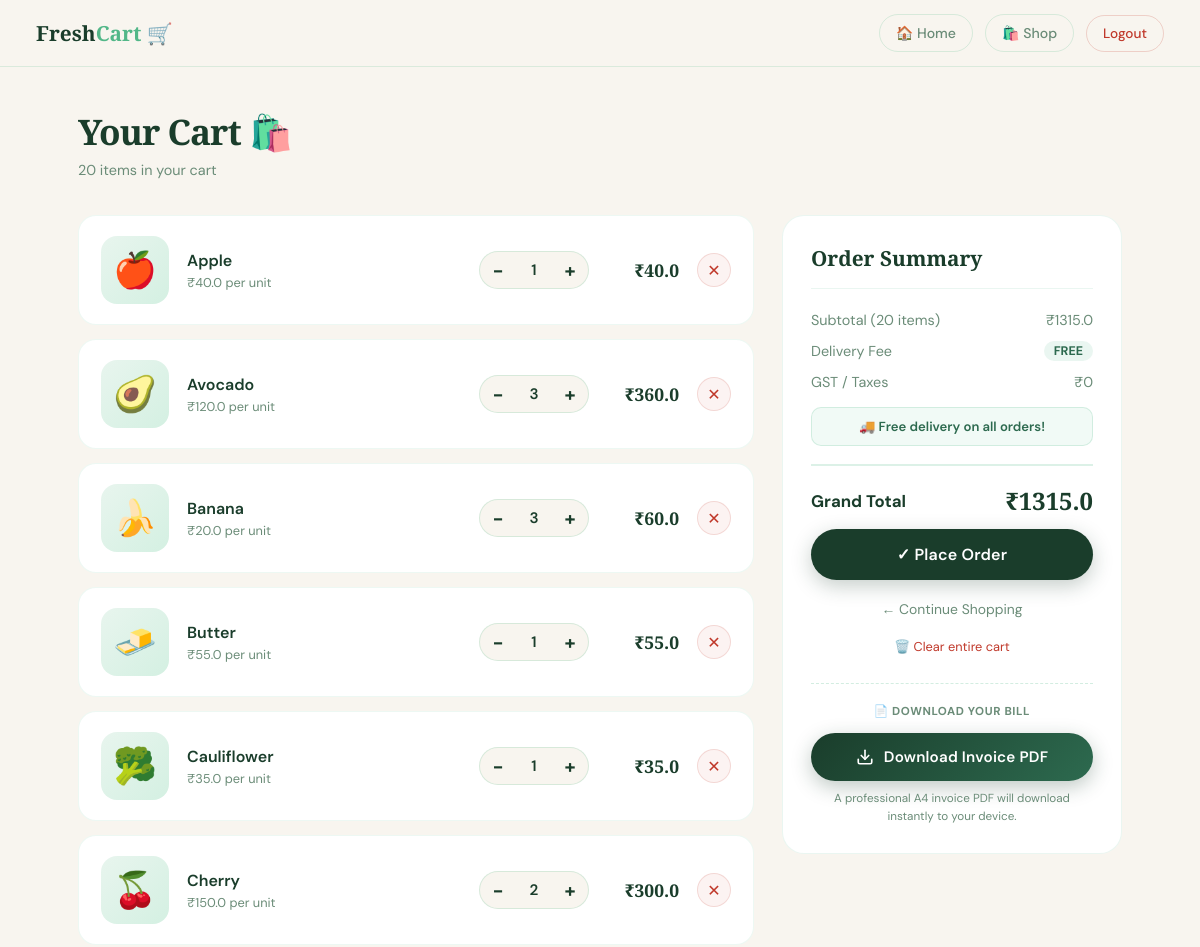
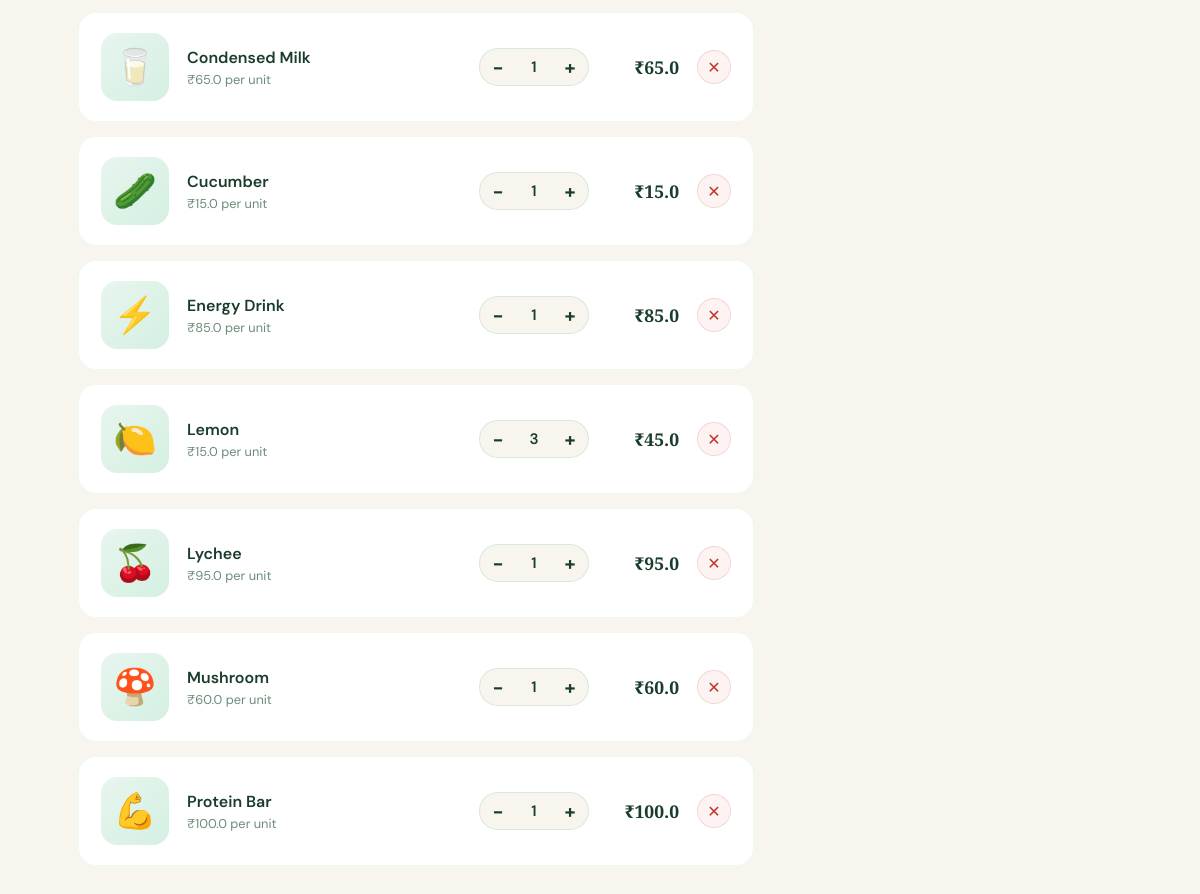
Page /cart (signed in) on the committed database (2 pictures, top to bottom).
### tables this page shows
CREATE TABLE cart (
            id         INTEGER PRIMARY KEY AUTOINCREMENT,
            username   TEXT NOT NULL,
            product_id INTEGER NOT NULL REFERENCES products(id),
            qty        INTEGER NOT NULL DEFAULT 1,
            UNIQUE(username, product_id)
        );

CREATE TABLE products (
            id       INTEGER PRIMARY KEY AUTOINCREMENT,
            name     TEXT    UNIQUE NOT NULL,
            category TEXT    NOT NULL,
            price    REAL    NOT NULL,
            emoji    TEXT    NOT NULL DEFAULT '📦',
            desc     TEXT    NOT NULL DEFAULT ''
        );

### app.py (the view)
@app.route("/cart")
def view_cart():
    if "user" not in session:
        return redirect(url_for("login"))
    username   = session["user"]
    cart       = db_get_cart(username)
    total      = sum(i["price"] * i["qty"] for i in cart)
    cart_count = sum(i["qty"]              for i in cart)
    return render_template("cart.html", cart=cart, total=total, cart_count=cart_count)

### app.py (called while the page is built)
def get_db():
    if "db" not in g:
        g.db = sqlite3.connect(DATABASE)
        g.db.row_factory = sqlite3.Row
        g.db.execute("PRAGMA foreign_keys = ON")
    return g.db

def db_get_cart(username):
    db = get_db()
    rows = db.execute("""
        SELECT p.id AS product_id, p.name, p.price, p.emoji, p.category, c.qty
        FROM   cart c
        JOIN   products p ON p.id = c.product_id
        WHERE  c.username = ?
        ORDER  BY p.name
    """, (username,)).fetchall()
    return [dict(r) for r in rows]

### templates/cart.html (shortened to what this page needs)
<!DOCTYPE html>
<html lang="en">
<head>
</head>
<body>
<div class="topbar">
  <a href="/dashboard" class="topbar-logo">Fresh<span>Cart</span> 🛒</a>
  <div class="topbar-right">
    <a href="/dashboard" class="nav-link">🏠 Home</a>
    <a href="/shop"      class="nav-link">🛍️ Shop</a>
    <a href="/logout"    class="logout-btn">Logout</a>
  </div>
</div>
<div class="page">
  <h1 class="page-title">Your Cart 🛍️</h1>
  <p class="page-sub">
    {% if cart %}
      {{ cart_count }} item{{ 's' if cart_count != 1 }} in your cart
    {% else %}
      Your cart is empty
    {% endif %}
  </p>
  {% if cart %}
  <div class="cart-layout">
    <div class="cart-items">
      {% for item in cart %}
      <div class="cart-item">
        <div class="item-emoji">{{ item.emoji }}</div>
        <div class="item-info">
          <div class="item-name">{{ item.name }}</div>
          <div class="item-unit-price">&#8377;{{ item.price }} per unit</div>
        </div>
        <div class="item-controls">
          <a href="/decrease/{{ item.name }}" class="qty-btn">&#8722;</a>
          <span class="qty-num">{{ item.qty }}</span>
          <a href="/increase/{{ item.name }}" class="qty-btn">&#43;</a>
        </div>
        <div class="item-subtotal">&#8377;{{ item.price * item.qty }}</div>
        <a href="/remove/{{ item.name }}" class="remove-btn" title="Remove item">&#10005;</a>
      </div>
      {% endfor %}
    </div>
    <aside class="summary">
      <h3>Order Summary</h3>
      <div class="summary-row">
        <span>Subtotal ({{ cart_count }} item{{ 's' if cart_count != 1 }})</span>
        <span>&#8377;{{ total }}</span>
      </div>
      <div class="summary-row">
        <span>Delivery Fee</span>
        <span class="free-tag">FREE</span>
      </div>
      <div class="summary-row">
        <span>GST / Taxes</span>
        <span>&#8377;0</span>
      </div>
      <div class="free-delivery">🚚 Free delivery on all orders!</div>
      <div class="summary-row total">
        <span>Grand Total</span>
        <span>&#8377;{{ total }}</span>
      </div>
      <button class="checkout-btn" onclick="document.getElementById('successOverlay').classList.add('open')">
        &#10003; Place Order
      </button>
      <a href="/shop"      class="continue-link">&#8592; Continue Shopping</a>
      <a href="/clear_cart" class="clear-link">🗑️ Clear entire cart</a>
      <div class="bill-section">
        <div class="bill-section-title">&#128196; Download Your Bill</div>
        <a href="/bill" class="bill-download-btn" target="_blank">
          <svg width="18" height="18" viewBox="0 0 24 24" fill="none" stroke="white" stroke-width="2.2" stroke-linecap="round" stroke-linejoin="round">
            <path d="M21 15v4a2 2 0 01-2 2H5a2 2 0 01-2-2v-4"/>
            <polyline points="7 10 12 15 17 10"/>
            <line x1="12" y1="15" x2="12" y2="3"/>
          </svg>
          Download Invoice PDF
        </a>
        <p class="bill-note">A professional A4 invoice PDF will download<br>instantly to your device.</p>
      </div>
    </aside>
  </div>
  {% endif %}
</div>
</body>
</html>

### rows in the picture
cart: emoji "🍎", name "Apple", price "40.0", qty "1", item.price*item.qty "40.0"
cart: emoji "🥑", name "Avocado", price "120.0", qty "3", item.price*item.qty "360.0"
cart: emoji "🍌", name "Banana", price "20.0", qty "3", item.price*item.qty "60.0"
cart: emoji "🧈", name "Butter", price "55.0", qty "1", item.price*item.qty "55.0"
cart: emoji "🥦", name "Cauliflower", price "35.0", qty "1", item.price*item.qty "35.0"
cart: emoji "🍒", name "Cherry", price "150.0", qty "2", item.price*item.qty "300.0"
cart: emoji "🥛", name "Condensed Milk", price "65.0", qty "1", item.price*item.qty "65.0"
cart: emoji "🥒", name "Cucumber", price "15.0", qty "1", item.price*item.qty "15.0"
cart: emoji "⚡", name "Energy Drink", price "85.0", qty "1", item.price*item.qty "85.0"
cart: emoji "🍋", name "Lemon", price "15.0", qty "3", item.price*item.qty "45.0"
cart: emoji "🍒", name "Lychee", price "95.0", qty "1", item.price*item.qty "95.0"
cart: emoji "🍄", name "Mushroom", price "60.0", qty "1", item.price*item.qty "60.0"
cart: emoji "💪", name "Protein Bar", price "100.0", qty "1", item.price*item.qty "100.0"

### other values in the picture
{{ cart_count }} "20"
{{ 's' if cart_count != 1 }} "s"
{{ total }} "1315.0"
